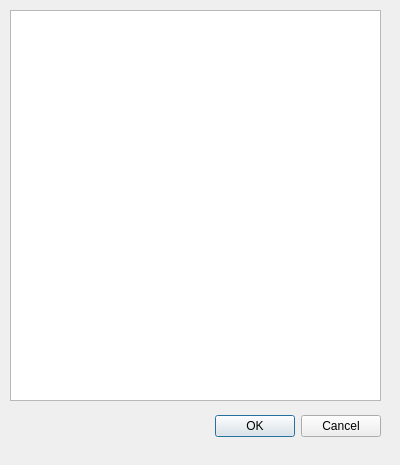
<?xml version="1.0" encoding="UTF-8"?>
<ui version="4.0">
 <class>LinkSensorsScreen</class>
 <widget class="QDialog" name="LinkSensorsScreen">
  <property name="geometry">
   <rect>
    <x>0</x>
    <y>0</y>
    <width>400</width>
    <height>465</height>
   </rect>
  </property>
  <property name="windowTitle">
   <string>Dialog</string>
  </property>
  <widget class="QDialogButtonBox" name="buttonBox">
   <property name="geometry">
    <rect>
     <x>40</x>
     <y>410</y>
     <width>341</width>
     <height>32</height>
    </rect>
   </property>
   <property name="orientation">
    <enum>Qt::Horizontal</enum>
   </property>
   <property name="standardButtons">
    <set>QDialogButtonBox::Cancel|QDialogButtonBox::Ok</set>
   </property>
  </widget>
  <widget class="QTableWidget" name="tableWidget">
   <property name="geometry">
    <rect>
     <x>10</x>
     <y>10</y>
     <width>371</width>
     <height>391</height>
    </rect>
   </property>
  </widget>
 </widget>
 <resources/>
 <connections>
  <connection>
   <sender>buttonBox</sender>
   <signal>accepted()</signal>
   <receiver>LinkSensorsScreen</receiver>
   <slot>accept()</slot>
   <hints>
    <hint type="sourcelabel">
     <x>248</x>
     <y>254</y>
    </hint>
    <hint type="destinationlabel">
     <x>157</x>
     <y>274</y>
    </hint>
   </hints>
  </connection>
  <connection>
   <sender>buttonBox</sender>
   <signal>rejected()</signal>
   <receiver>LinkSensorsScreen</receiver>
   <slot>reject()</slot>
   <hints>
    <hint type="sourcelabel">
     <x>316</x>
     <y>260</y>
    </hint>
    <hint type="destinationlabel">
     <x>286</x>
     <y>274</y>
    </hint>
   </hints>
  </connection>
 </connections>
</ui>
